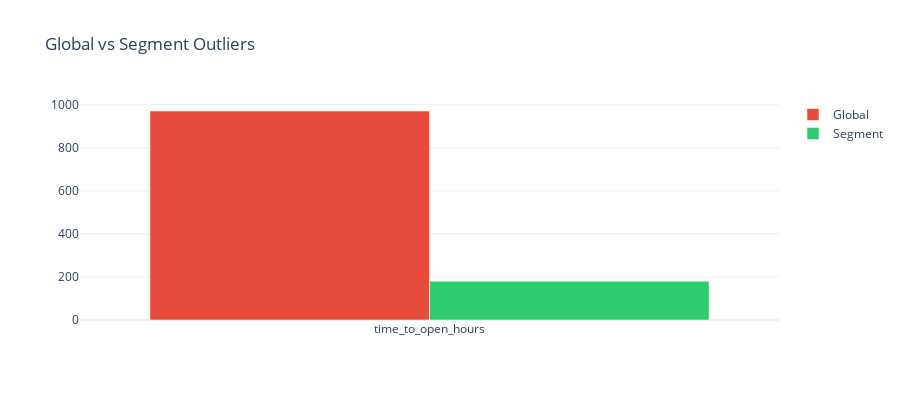

The code cell stored with this chart in its notebook:
### Markdown cell above
## 1b.8 Segment-Aware Outlier Analysis

Global outlier detection can produce false positives when data contains natural segments (e.g., high-value vs regular customers). This analysis detects segments and compares global vs segment-specific outliers.

### Code cell
print("=" * 80)
print("SEGMENT-AWARE OUTLIER ANALYSIS")
print("=" * 80)

if numeric_cols:
    analyzer = SegmentAwareOutlierAnalyzer(max_segments=5)
    segment_result = analyzer.analyze(df, feature_cols=numeric_cols, segment_col=None,
                                       target_col=findings.target_column)
    
    print(f"\n📊 Segments detected: {segment_result.n_segments}")
    
    if segment_result.n_segments > 1:
        print(f"\n📈 GLOBAL VS SEGMENT OUTLIER COMPARISON:")
        comparison_data = []
        for col in numeric_cols:
            global_outliers = segment_result.global_analysis[col].outliers_detected
            segment_outliers = sum(seg[col].outliers_detected for seg in segment_result.segment_analysis.values() if col in seg)
            false_outliers = segment_result.false_outliers.get(col, 0)
            reduction_pct = (global_outliers - segment_outliers) / global_outliers * 100 if global_outliers > 0 else 0
            comparison_data.append({"Feature": col, "Global": global_outliers, "Segment": segment_outliers,
                                    "False Outliers": false_outliers, "Reduction": f"{reduction_pct:.1f}%"})
        display(pd.DataFrame(comparison_data))
        
        if segment_result.segmentation_recommended:
            print("\n💡 SEGMENT-SPECIFIC OUTLIER TREATMENT RECOMMENDED")
            for rec in segment_result.recommendations:
                print(f"   • {rec}")
        
        # Visualization
        cols_with_diff = [r["Feature"] for r in comparison_data if r["Global"] > 0 and r["Global"] != r["Segment"]]
        if cols_with_diff:
            fig = go.Figure()
            fig.add_trace(go.Bar(name="Global", x=cols_with_diff,
                y=[r["Global"] for r in comparison_data if r["Feature"] in cols_with_diff], marker_color="#e74c3c"))
            fig.add_trace(go.Bar(name="Segment", x=cols_with_diff,
                y=[r["Segment"] for r in comparison_data if r["Feature"] in cols_with_diff], marker_color="#2ecc71"))
            fig.update_layout(barmode="group", title="Global vs Segment Outliers", height=400, template="plotly_white")
            display_figure(fig)
    else:
        print("   Data appears homogeneous - using global outlier detection")
else:
    print("No numeric columns for outlier analysis.")

### Figure 1 — Plotly figure (JSON) as saved in the notebook; plotly's stock layout.template omitted (floating-point values rounded to 4 significant figures)
{"data": [{"marker": {"color": "#e74c3c"}, "name": "Global", "type": "bar", "x": ["time_to_open_hours"], "y": [971]}, {"marker": {"color": "#2ecc71"}, "name": "Segment", "type": "bar", "x": ["time_to_open_hours"], "y": [180]}], "layout": {"barmode": "group", "height": 400, "title": {"text": "Global vs Segment Outliers"}}}
